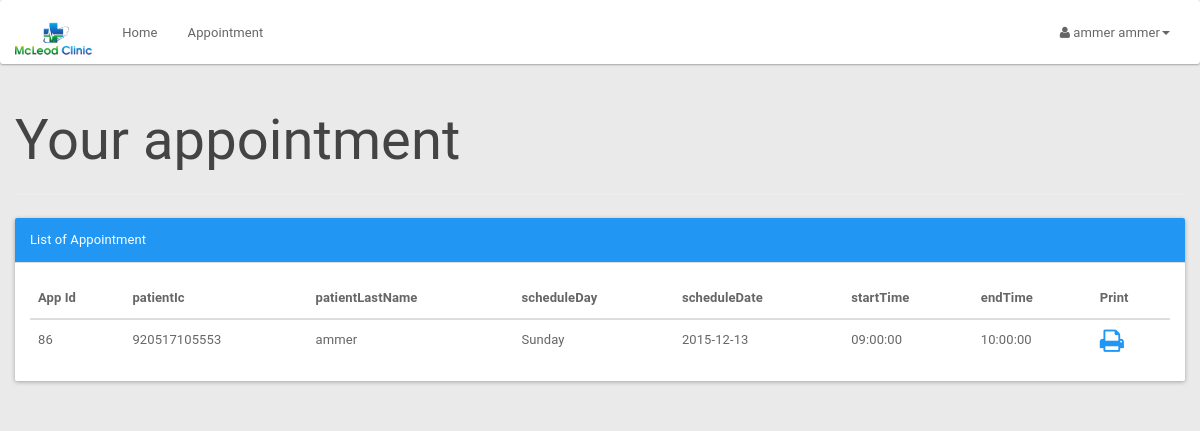
Page /patient/patientapplist.php (signed in) on the committed database.
### tables this page shows
CREATE TABLE `appointment` (
  `appId` int(3) NOT NULL,
  `patientIc` bigint(12) NOT NULL,
  `scheduleId` int(10) NOT NULL,
  `appSymptom` varchar(100) NOT NULL,
  `appComment` varchar(100) NOT NULL,
  `status` varchar(10) NOT NULL DEFAULT 'process'
);

CREATE TABLE `patient` (
  `icPatient` bigint(12) NOT NULL,
  `password` varchar(20) NOT NULL,
  `patientFirstName` varchar(20) NOT NULL,
  `patientLastName` varchar(20) NOT NULL,
  `patientMaritialStatus` varchar(10) NOT NULL,
  `patientDOB` date NOT NULL,
  `patientGender` varchar(10) NOT NULL,
  `patientAddress` varchar(100) NOT NULL,
  `patientPhone` varchar(15) NOT NULL,
  `patientEmail` varchar(100) NOT NULL
);

CREATE TABLE `doctorschedule` (
  `scheduleId` int(11) NOT NULL,
  `scheduleDate` date NOT NULL,
  `scheduleDay` varchar(15) NOT NULL,
  `startTime` time NOT NULL,
  `endTime` time NOT NULL,
  `bookAvail` varchar(10) NOT NULL
);

### patient/patientapplist.php (the view, shortened to what this page needs)
<?php
include_once '../assets/conn/dbconnect.php';
$session=$_SESSION[ 'patientSession'];
$res=mysqli_query($con, "SELECT a.*, b.*,c.* FROM patient a
	JOIN appointment b
		On a.icPatient = b.patientIc
	JOIN doctorschedule c
		On b.scheduleId=c.scheduleId
	WHERE b.patientIc ='$session'");
	$userRow=mysqli_fetch_array($res);
?>
<!DOCTYPE html>
<html>
	<head>
		<link href="assets/css/material.css" rel="stylesheet">
		<link rel="stylesheet" href="https://formden.com/static/cdn/bootstrap-iso.css" />
		<link rel="stylesheet" href="https://formden.com/static/cdn/font-awesome/4.4.0/css/font-awesome.min.css" />
		<link href="assets/css/default/style.css" rel="stylesheet">
		<link href="assets/css/default/blocks.css" rcel="stylesheet">
		<link rel="stylesheet" href="assets/font-awesome/css/font-awesome.min.css" />
	</head>
	<body>
		<nav class="navbar navbar-default " role="navigation">
			<div class="container-fluid">
				<div class="navbar-header">
					<a class="navbar-brand" href="patient.php"><img alt="Brand" src="assets/img/logo.png" height="40px"></a>
				</div>
				<div class="collapse navbar-collapse" id="bs-example-navbar-collapse-1">
					<ul class="nav navbar-nav">
						<ul class="nav navbar-nav">
							<li><a href="patient.php">Home</a></li>
							<li><a href="patientapplist.php?patientId=<?php echo $userRow['icPatient']; ?>">Appointment</a></li>
						</ul>
					</ul>
					<ul class="nav navbar-nav navbar-right">
						<li class="dropdown">
							<a href="#" class="dropdown-toggle" data-toggle="dropdown"><i class="fa fa-user"></i> <?php echo $userRow['patientFirstName']; ?> <?php echo $userRow['patientLastName']; ?><b class="caret"></b></a>
						</li>
					</ul>
				</div>
			</div>
		</nav>
<?php
echo "<div class='container'>";
echo "<div class='row'>";
echo "<div class='page-header'>";
echo "<h1>Your appointment</h1>";
echo "</div>";
echo "<div class='panel panel-primary'>";
echo "<div class='panel-heading table-responsive'>List of Appointment</div>";
echo "<div class='panel-body table-responsive'>";
echo "<table class='table table-hover table-responsive'>";
echo "<thead>";
echo "<tr>";
echo "<th>App Id</th>";
echo "<th>patientIc </th>";
echo "<th>patientLastName </th>";
echo "<th>scheduleDay </th>";
echo "<th>scheduleDate </th>";
echo "<th>startTime </th>";
echo "<th>endTime </th>";
echo "<th>Print </th>";
echo "</tr>";
echo "</thead>";
$res = mysqli_query($con, "SELECT a.*, b.*,c.*
		FROM patient a
		JOIN appointment b
		On a.icPatient = b.patientIc
		JOIN doctorschedule c
		On b.scheduleId=c.scheduleId
		WHERE b.patientIc ='$session'");
while ($userRow = mysqli_fetch_array($res)) {
echo "<tbody>";
echo "<tr>";
echo "<td>" . $userRow['appId'] . "</td>";
echo "<td>" . $userRow['patientIc'] . "</td>";
echo "<td>" . $userRow['patientLastName'] . "</td>";
echo "<td>" . $userRow['scheduleDay'] . "</td>";
echo "<td>" . $userRow['scheduleDate'] . "</td>";
echo "<td>" . $userRow['startTime'] . "</td>";
echo "<td>" . $userRow['endTime'] . "</td>";
echo "<td><a href='invoice.php?appid=".$userRow['appId']."' target='_blank'><span class='fa fa-print fa-2x' aria-hidden='true'></span></a> </td>";
}
echo "</tr>";
echo "</tbody>";
echo "</table>";
?>
	</div>
</div>
</div>
</div>
</body>
</html>

### patient/assets/css/default/style.css (style rules this page uses)
body { background-color: #EAEAEA !important; }
.navbar-default .navbar-brand { color:#fff; font-size:30px; font-weight:bold; }
.navbar { margin-bottom: 0px !important; }

### rows in the picture
appointment: patientIc.patientFirstName "ammer", patientIc.patientLastName "ammer", appId "86", patientIc "920517105553", scheduleId.scheduleDay "Sunday", scheduleId.scheduleDate "2015-12-13", scheduleId.startTime "09:00:00", scheduleId.endTime "10:00:00"
